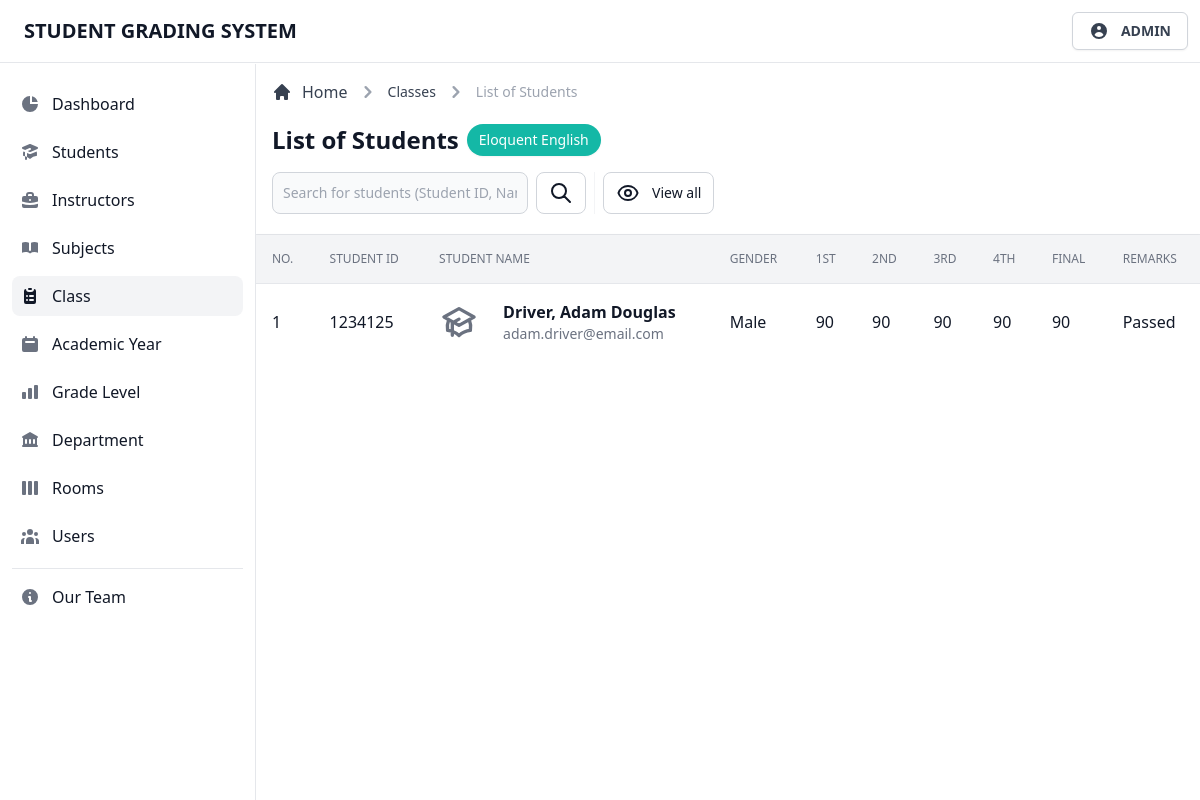
The page /admin/view/student-list.php?id=42345 (signed in) on the database as committed earlier.
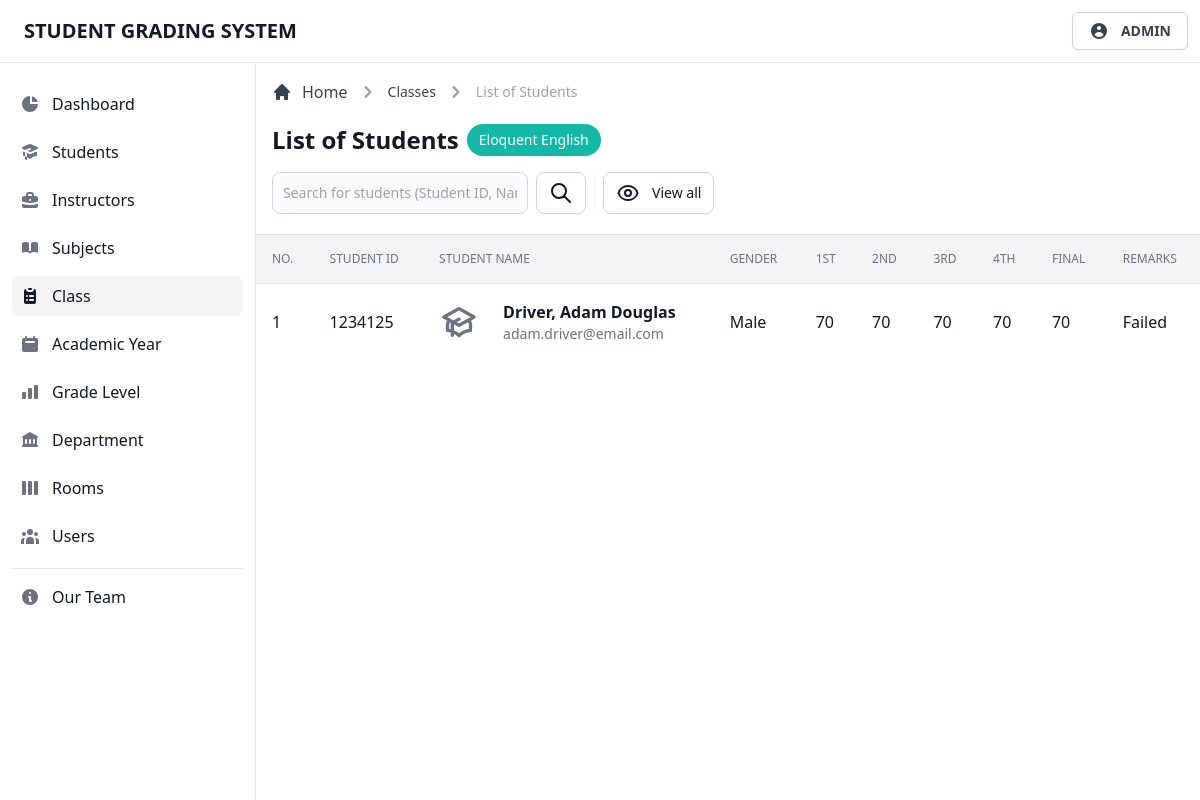
The same page on the database as committed later.
### tables this page shows
CREATE TABLE `tblgrades` (
  `grade_id` int(11) NOT NULL,
  `student_number` int(11) NOT NULL,
  `sy_id` int(11) NOT NULL,
  `subj_code` int(11) NOT NULL,
  `grade_first` int(11) NOT NULL,
  `grade_second` int(11) NOT NULL,
  `grade_third` int(11) NOT NULL,
  `grade_fourth` int(11) NOT NULL,
  `grade_avg` double NOT NULL,
  `grade_remarks` varchar(255) NOT NULL
);

CREATE TABLE `tblsubjects` (
  `subj_id` int(11) NOT NULL,
  `subj_code` int(11) NOT NULL,
  `subj_name` varchar(255) NOT NULL,
  `subj_desc` varchar(255) DEFAULT NULL,
  `subj_level` varchar(255) NOT NULL,
  `subj_unit` int(11) NOT NULL,
  `subj_ay` varchar(255) NOT NULL,
  `subj_sem` varchar(255) NOT NULL
);

CREATE TABLE `tblstudents` (
  `student_id` int(11) NOT NULL,
  `student_number` int(11) NOT NULL,
  `student_fname` varchar(255) NOT NULL,
  `student_mname` varchar(255) NOT NULL,
  `student_lname` varchar(255) NOT NULL,
  `student_gender` varchar(255) NOT NULL,
  `student_bday` date NOT NULL,
  `student_status` varchar(255) NOT NULL,
  `student_age` int(11) NOT NULL,
  `student_nationality` varchar(255) NOT NULL,
  `student_religion` varchar(255) NOT NULL,
  `student_contact` varchar(255) NOT NULL,
  `student_email` varchar(255) NOT NULL,
  `student_address1` varchar(255) NOT NULL,
  `student_address2` varchar(255) NOT NULL
);

### admin/page/student-list/student-list.classes.php (called while the page is built, shortened)
<?php
class DisplayStudentList extends Dbh
{
  protected function getData($subjcode)
  {
    $stmt = $this->connect()->prepare('SELECT * FROM tblgrades g, tblstudents s, tblsubjects sub WHERE g.subj_code = ? AND g.student_number = s.student_number AND sub.subj_code = g.subj_code;');
    $result = 0;
    if (!$stmt->execute([$subjcode])) {
      $stmt = null;
      echo "error";
      exit;
    }
    while ($row = $stmt->fetchAll(PDO::FETCH_ASSOC)) {
      $result = $row;
    }
    return $result;
  }
}
class DisplayStudentListContr extends DisplayStudentList
{
  private $subjcode;
  public function __construct($subjcode)
  {
    $this->subjcode = $subjcode;
  }
  public function fetchData()
  {
    $result = $this->getData($this->subjcode);
    return $result;
  }
}
$display = new DisplayStudentListContr($subjcode);
$result = $display->fetchData();

### admin/database/database.classes.php (called while the page is built)
<?php
class Dbh
{
  private $hostname = 'localhost';
  private $username = 'root';
  private $password = '';
  private $dbname = 'dbgradingsystem';
  public function connect()
  {
    try {
      $dbh = new PDO('mysql:host=' . $this->hostname . ';dbname=' . $this->dbname, $this->username, $this->password);
      return $dbh;
    } catch (PDOException $e) {
      print "Error!: " . $e->getMessage() . "<br>";
      die();
    }
  }
}

### admin/page/student-list/student-list-table.php (the view, shortened to what the changed rows need)
<div class="flex flex-col min-w-full overflow-hidden overflow-x-auto align-middle shadow">
  <table class="min-w-full divide-y divide-gray-200 table-fixed">
    <thead class="bg-gray-100">
      <tr>
        <th scope="col" class="th">
          No.
        </th>
        <th scope="col" class="th">
          Student ID
        </th>
        <th scope="col" class="th">
          Student Name
        </th>
        <th scope="col" class="th">
          Gender
        </th>
        <th scope="col" class="th">
          1st
        </th>
        <th scope="col" class="th">
          2nd
        </th>
        <th scope="col" class="th">
          3rd
        </th>
        <th scope="col" class="th">
          4th
        </th>
        <th scope="col" class="th">
          Final
        </th>
        <th scope="col" class="th">
          Remarks
        </th>
      </tr>
    </thead>
    <tbody class="bg-white divide-y divide-gray-200 ">
      <?php foreach ($result as $data) : ?>
        <tr class="hover:bg-gray-100 group">
          <td class="td">
            <div class="flex items-center capitalize">
              <?= $i += 1; ?>
            </div>
          </td>
          <td class="td">
            <div class="flex items-center capitalize">
              <?= $data['student_number']; ?>
            </div>
          </td>
          <td class="td-title">
            <div class="text-sm font-normal text-gray-500">
              <div class="text-base font-semibold text-gray-900 capitalize">
                <?= $data['student_lname'] . ', ' . $data['student_fname'] . ' ' . $data['student_mname']; ?>
              </div>
              <div class="text-sm font-normal text-gray-500">
                <?= $data['student_email']; ?>
              </div>
            </div>
          </td>
          <td class="td">
            <div class="flex items-center capitalize">
              <?= $data['student_gender']; ?>
            </div>
          </td>
          <td class="td">
            <div class="flex items-center capitalize">
              <?= $data['grade_first']; ?>
            </div>
          </td>
          <td class="td">
            <div class="flex items-center capitalize">
              <?= $data['grade_second']; ?>
            </div>
          </td>
          <td class="td">
            <div class="flex items-center capitalize">
              <?= $data['grade_third']; ?>
            </div>
          </td>
          <td class="td">
            <div class="flex items-center capitalize">
              <?= $data['grade_fourth']; ?>
            </div>
          </td>
          <td class="td">
            <div class="flex items-center capitalize">
              <?= $data['grade_avg']; ?>
            </div>
          </td>
          <td class="td">
            <div class="flex items-center capitalize">
              <?= $data['grade_remarks']; ?>
            </div>
          </td>
        </tr>
      <?php endforeach; ?>
    </tbody>
  </table>
</div>

### admin/view/student-list.php (shortened to what the changed rows need)
<?php
$subjcode = $_GET['id'];
include_once '../database/database.classes.php';
include_once '../page/student-list/student-list.classes.php';
?>
<!DOCTYPE html>
<html lang="en">
<head>
  <link rel="stylesheet" href="../../src/css/tailwind.css">
</head>
<body>
  <div class="flex pt-16 overflow-hidden bg-white">
    <main id="main-content" class="relative w-full h-full ml-64 overflow-y-auto bg-gray-50">
      <div class="items-center justify-between block p-4 bg-white border-b border-gray-200 sm:flex">
        <div class="w-full mb-1">
          <div class="mb-4">
            <h1 class="flex items-center text-xl font-semibold text-gray-900 sm:text-2xl">List of Students<?php if (!empty($result)) { ?><span class="inline-flex items-center px-3 py-1.5 ml-2 text-sm font-medium text-center text-white bg-teal-500 rounded-2xl shadow-sm"><?= $result[0]['subj_name']; ?></span><?php } ?></h1>
          </div>
        </div>
      </div>
      <?php include_once '../page/student-list/display-data.inc.php'; ?>
    </main>
  </div>
</body>
</html>

Rows that differ between the two databases and show on the page:
changed tblgrades "Driver": grade_first "90" → "70"; grade_second "90" → "70"; grade_third "90" → "70"; grade_fourth "90" → "70"; grade_avg "90" → "70"; grade_remarks "Passed" → "Failed"
